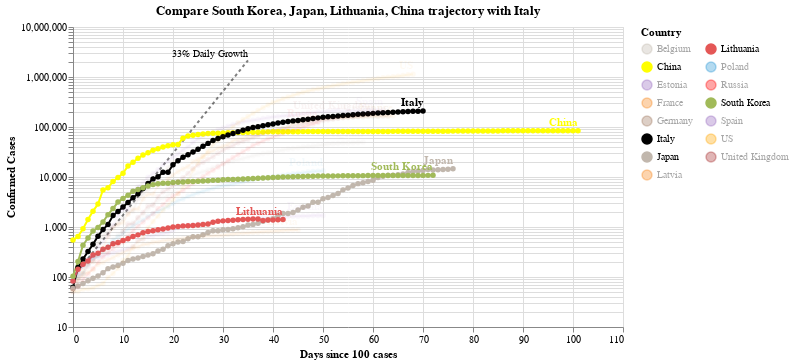

This figure's notebook cell:
### Code cell
#hide_input
chart3 = make_since_chart(dff2, ['South Korea', 'Japan', 'Lithuania', 'China'], baseline_countries)
chart3

### Figure 1 — Vega-Lite specification as saved in the notebook (floating-point values rounded to 4 significant figures; data arrays with more than 128 entries replaced by an {"elided": "..."} marker saying what was removed)
{"config": {"view": {"continuousWidth": 400, "continuousHeight": 300}}, "layer": [{"mark": {"type": "line", "color": "black", "opacity": 0.5, "strokeDash": [3, 3]}, "encoding": {"x": {"type": "quantitative", "field": "Days since 100 cases"}, "y": {"type": "quantitative", "field": "Confirmed Cases"}}}, {"mark": {"type": "text", "align": "right", "dy": -6, "fontSize": 10, "text": "33% Daily Growth"}, "encoding": {"x": {"type": "quantitative", "field": "Days since 100 cases"}, "y": {"type": "quantitative", "field": "Confirmed Cases"}}, "transform": [{"filter": "(datum['Days since 100 cases'] >= 35)"}]}, {"data": {"name": "data-0f03acce6b70364f7aad184637b8b293"}, "mark": {"type": "line", "point": true}, "encoding": {"color": {"type": "nominal", "field": "Country", "legend": {"columns": 2}, "scale": {"domain": ["Belgium", "China", "Estonia", "France", "Germany", "Italy", "Japan", "Latvia", "Lithuania", "Poland", "Russia", "South Korea", "Spain", "US", "United Kingdom"], "range": ["#C1B7AD", "yellow", "#9467bd", "#F58518", "#9D755D", "black", "#C1B7AD", "#F58518", "#E45756", "#2495D3", "red", "#A1BA59", "#9467bd", "orange", "brown"]}}, "opacity": {"condition": {"value": 1, "selection": "selector001"}, "value": 0.05}, "tooltip": [{"type": "nominal", "field": "Country"}, {"type": "temporal", "field": "Date"}, {"type": "quantitative", "field": "Confirmed Cases"}, {"type": "quantitative", "field": "Days since 100 cases"}], "x": {"type": "quantitative", "field": "Days since 100 cases"}, "y": {"type": "quantitative", "field": "Confirmed Cases", "scale": {"type": "log"}}}, "selection": {"selector001": {"type": "multi", "fields": ["Country"], "bind": "legend", "init": [{"Country": "South Korea"}, {"Country": "Japan"}, {"Country": "Lithuania"}, {"Country": "China"}, {"Country": "Italy"}]}}, "width": 550}, {"data": {"name": "data-0f03acce6b70364f7aad184637b8b293"}, "mark": {"type": "text", "align": "right", "dy": -8, "fontWeight": "bold"}, "encoding": {"color": {"type": "nominal", "field": "Country", "legend": {"columns": 2}, "scale": {"domain": ["Belgium", "China", "Estonia", "France", "Germany", "Italy", "Japan", "Latvia", "Lithuania", "Poland", "Russia", "South Korea", "Spain", "US", "United Kingdom"], "range": ["#C1B7AD", "yellow", "#9467bd", "#F58518", "#9D755D", "black", "#C1B7AD", "#F58518", "#E45756", "#2495D3", "red", "#A1BA59", "#9467bd", "orange", "brown"]}}, "opacity": {"condition": {"value": 1, "selection": "selector001"}, "value": 0.05}, "text": {"type": "nominal", "field": "Country"}, "tooltip": [{"type": "nominal", "field": "Country"}, {"type": "temporal", "field": "Date"}, {"type": "quantitative", "field": "Confirmed Cases"}, {"type": "quantitative", "field": "Days since 100 cases"}], "x": {"type": "quantitative", "field": "Days since 100 cases"}, "y": {"type": "quantitative", "field": "Confirmed Cases", "scale": {"type": "log"}}}, "transform": [{"filter": "(datum['Date'] >= 1588377600000)"}], "width": 550}], "data": {"name": "data-c1a3bbf4dd040f2e7e8e7a69520e3c2a"}, "title": "Compare South Korea, Japan, Lithuania, China trajectory with Italy", "$schema": "https://vega.github.io/schema/vega-lite/v4.0.2.json", "datasets": {"data-c1a3bbf4dd040f2e7e8e7a69520e3c2a": [{"Days since 100 cases": 0, "Confirmed Cases": 100.0}, {"Days since 100 cases": 1, "Confirmed Cases": 133.0}, {"Days since 100 cases": 2, "Confirmed Cases": 176.9}, {"Days since 100 cases": 3, "Confirmed Cases": 235.3}, {"Days since 100 cases": 4, "Confirmed Cases": 312.9}, {"Days since 100 cases": 5, "Confirmed Cases": 416.2}, {"Days since 100 cases": 6, "Confirmed Cases": 553.5}, {"Days since 100 cases": 7, "Confirmed Cases": 736.1}, {"Days since 100 cases": 8, "Confirmed Cases": 979.1}, {"Days since 100 cases": 9, "Confirmed Cases": 1302.0}, {"Days since 100 cases": 10, "Confirmed Cases": 1732.0}, {"Days since 100 cases": 11, "Confirmed Cases": 2303.0}, {"Days since 100 cases": 12, "Confirmed Cases": 3064.0}, {"Days since 100 cases": 13, "Confirmed Cases": 4074.0}, {"Days since 100 cases": 14, "Confirmed Cases": 5419.0}, {"Days since 100 cases": 15, "Confirmed Cases": 7207.0}, {"Days since 100 cases": 16, "Confirmed Cases": 9586.0}, {"Days since 100 cases": 17, "Confirmed Cases": 12750.0}, {"Days since 100 cases": 18, "Confirmed Cases": 16960.0}, {"Days since 100 cases": 19, "Confirmed Cases": 22550.0}, {"Days since 100 cases": 20, "Confirmed Cases": 29990.0}, {"Days since 100 cases": 21, "Confirmed Cases": 39890.0}, {"Days since 100 cases": 22, "Confirmed Cases": 53060.0}, {"Days since 100 cases": 23, "Confirmed Cases": 70560.0}, {"Days since 100 cases": 24, "Confirmed Cases": 93850.0}, {"Days since 100 cases": 25, "Confirmed Cases": 124800.0}, {"Days since 100 cases": 26, "Confirmed Cases": 166000.0}, {"Days since 100 cases": 27, "Confirmed Cases": 220800.0}, {"Days since 100 cases": 28, "Confirmed Cases": 293700.0}, {"Days since 100 cases": 29, "Confirmed Cases": 390600.0}, {"Days since 100 cases": 30, "Confirmed Cases": 519500.0}, {"Days since 100 cases": 31, "Confirmed Cases": 690900.0}, {"Days since 100 cases": 32, "Confirmed Cases": 918900.0}, {"Days since 100 cases": 33, "Confirmed Cases": 1222000.0}, {"Days since 100 cases": 34, "Confirmed Cases": 1625000.0}, {"Days since 100 cases": 35, "Confirmed Cases": 2162000.0}], "data-0f03acce6b70364f7aad184637b8b293": {"elided": "945 records"}}}
